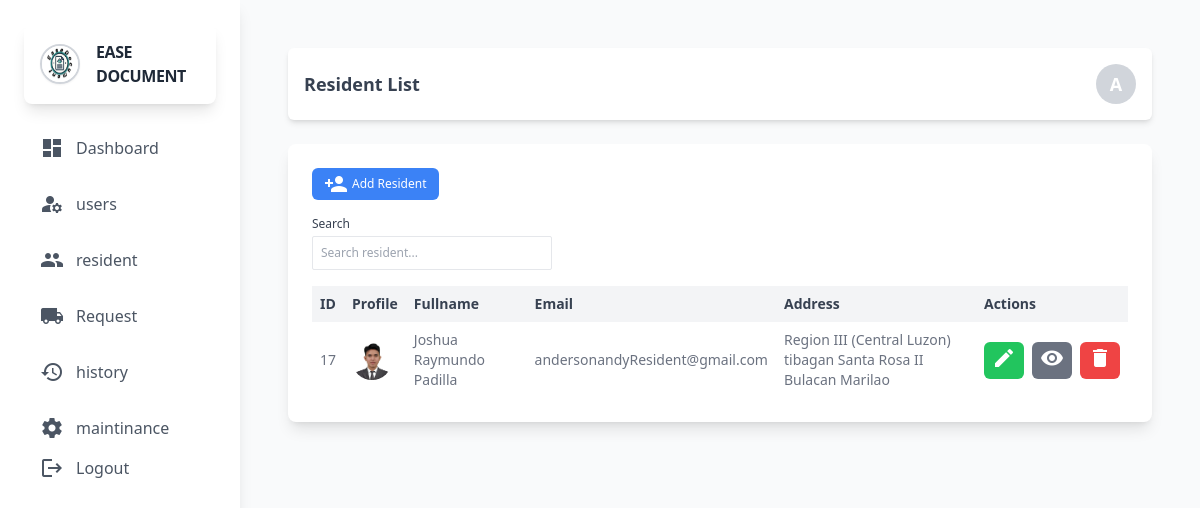
Before: /admin/resident.php (signed in) with the older database file.
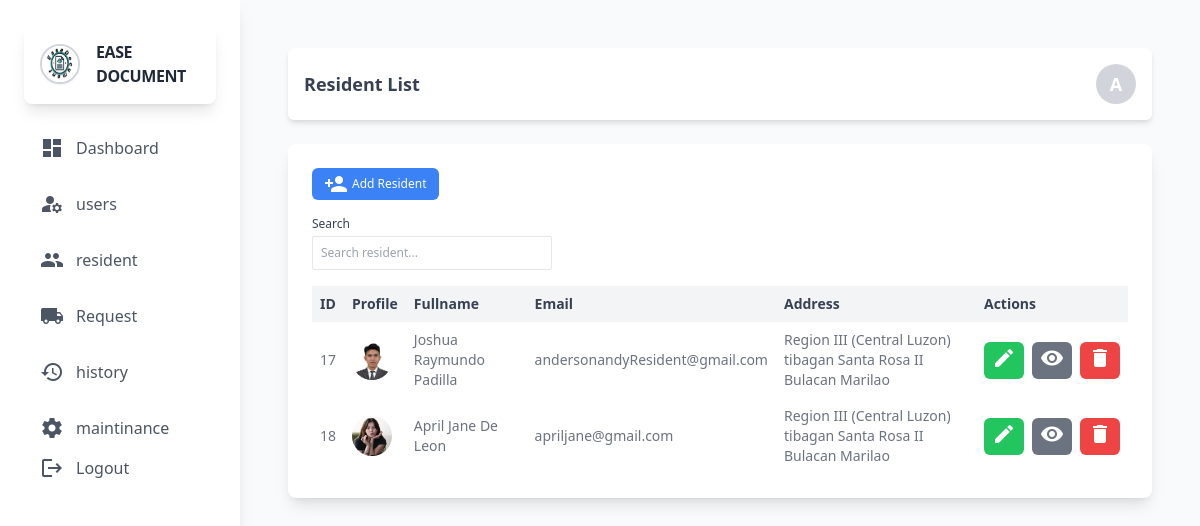
After: the same page with the newer database file.
### tables this page shows
CREATE TABLE `resident` (
  `r_id` int(11) NOT NULL,
  `r_fname` varchar(60) NOT NULL,
  `r_mname` varchar(60) DEFAULT NULL,
  `r_lname` varchar(60) NOT NULL,
  `r_profile` varchar(255) NOT NULL,
  `r_valid_ids` varchar(255) NOT NULL,
  `r_suffix` varchar(20) DEFAULT NULL,
  `r_gender` varchar(20) NOT NULL,
  `r_civil_status` varchar(20) NOT NULL,
  `r_citizenship` varchar(20) NOT NULL,
  `r_bday` date NOT NULL,
  `r_street` varchar(60) NOT NULL,
  `r_region` varchar(60) NOT NULL,
  `r_province` varchar(60) NOT NULL,
  `r_municipality` varchar(60) NOT NULL,
  `r_barangay` varchar(60) NOT NULL,
  `r_contact_number` varchar(60) NOT NULL,
  `r_email` varchar(60) NOT NULL,
  `r_password` varchar(255) NOT NULL,
  `r_status` int(10) NOT NULL DEFAULT 1 COMMENT '0=archive,1=Verified,2=NotVerified',
  `r_howlong_living` varchar(60) DEFAULT NULL
);

### admin/backend/db.php (called while the page is built, shortened)
<?php
class db_connect
{
    public $host = db_host;
    public $user = db_user;
    public $pass = db_pass;
    public $name = db_name;
    public function connect()
    {
        try {
            $this->conn = new mysqli($this->host, $this->user, $this->pass, $this->name);
        } catch (\Throwable $th) {
            header("Location:setup.php");
        }
    }
}

### admin/backend/class.php (called while the page is built, shortened)
<?php
include ('db.php');
class global_class extends db_connect
{
public function fetch_all_resident() {
        $query = "SELECT * FROM resident WHERE r_status = '1'";
        $result = $this->conn->query($query);
        $items = [];
        if ($result && $result->num_rows > 0) {
            while ($row = $result->fetch_assoc()) {
                $items[] = $row;
            }
        }
        return $items;
    }
}
?>

### admin/backend/end-points/resident_list.php (the view, shortened to what this page needs)
<?php
$fetch_all_resident = $db->fetch_all_resident();
if ($fetch_all_resident): ?>
    <?php foreach ($fetch_all_resident as $resident):
        $profile = "<img src='../upload_resident/{$resident['r_profile']}' alt='Profile Picture' class='w-10 h-10 object-cover rounded-full'>";
        $Address =$resident['r_region'].' '. $resident['r_street'] . ' ' . $resident['r_barangay'] . ' ' . $resident['r_province'] . ' ' . $resident['r_municipality'];
        $fullname = $resident['r_fname'] .
        ($resident['r_mname'] ? ' ' . $resident['r_mname'] : '') .
        ' ' . $resident['r_lname'] .
        ($resident['r_suffix'] ? ' ' . $resident['r_suffix'] : '');
        ?>
      <tr>
    <td class="p-2"><?= $resident['r_id']; ?></td>
    <td class="p-2"><?= $profile; ?></td>
    <td class="p-2"><?= $fullname; ?></td>
    <td class="p-2"><?= $resident['r_email']; ?></td>
    <td class="p-2"><?= $Address; ?></td>
    <td class="p-2">
        <div class="overflow-x-auto whitespace-nowrap">
            <div class="inline-flex gap-2">
                <button class="bg-green-500 text-white py-1 px-2 text-sm rounded-md hover:bg-green-600 focus:outline-none focus:ring-2 focus:ring-green-400 focus:ring-opacity-75">
                    <span class="material-icons text-sm">edit</span>
                </button>
                <button class="viewResidentModal bg-gray-500 text-white py-1 px-2 text-sm rounded-md hover:bg-gray-600 focus:outline-none focus:ring-2 focus:ring-gray-400 focus:ring-opacity-75">
                    <span class="material-icons text-sm">visibility</span>
                </button>
                <button class="bg-red-500 text-white py-1 px-2 text-sm rounded-md hover:bg-red-600 focus:outline-none focus:ring-2 focus:ring-red-400 focus:ring-opacity-75">
                    <span class="material-icons text-sm">delete</span>
                </button>
            </div>
        </div>
    </td>
</tr>
    <?php endforeach; ?>
<?php else: ?>
    <tr>
        <td colspan="5" class="p-2">No record found.</td>
    </tr>
<?php endif; ?>

Changed rows visible on the page:
added resident: r_id "18", r_profile (picture), fullname "April Jane De Leon", r_email "apriljane@gmail.com", Address "Region III (Central Luzon) tibagan Santa Rosa II Bulacan Marilao"
